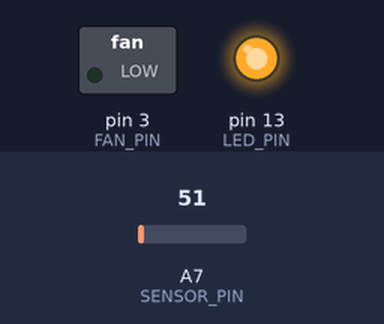
Simulated run of this sketch. Board: Arduino Nano, built with avr-gcc and run on an emulated ATmega328P. On the bench: switched loads named in the sketch (green lamp = pin HIGH), output pins drawn as LEDs (lit = HIGH). Dashed ring = blinking. The test bench sets the inputs (shaded band); at power-on: A7 (SENSOR_PIN) = 51. What the sketch prints to the serial monitor is not drawn.

Above: at 0.39 s.
0.9 s: A7 (SENSOR_PIN) set to 58
At 3.7 s:
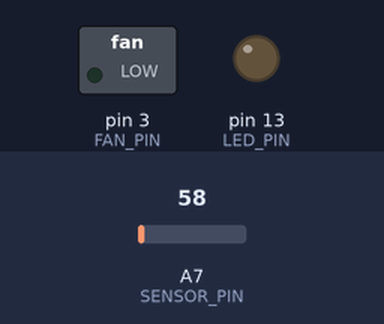
3.9 s: A7 (SENSOR_PIN) set to 30
At 45.35 s:
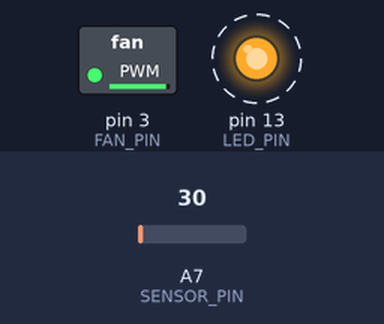
Timing chart, 0 to 47.0 s (numbered marks = the images above; inputs shaded):
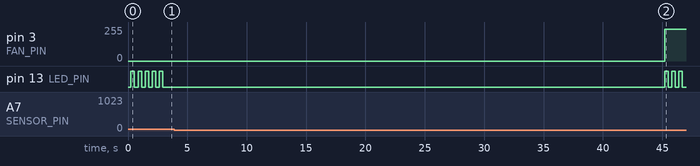

Measured:
- the behaviour switches between 54 and 55 on A7 (SENSOR_PIN) (found by bisection; images 0 and 1)

The sketch:

four.ino
```cpp
#define LED_PIN 13
#define FAN_PIN 3
#define SENSOR_PIN A7

#define FAN_MAX 255
#define FAN_MIN 31
#define FAN_OFF 0
#define FAN_SPEED_STEP 16
#define FAN_SETTLE_TIME 3000
#define FAN_SPEED_STEPS (int((FAN_MAX - FAN_MIN) / FAN_SPEED_STEP) + 1)
#define FAN_SPEED_MAX_STEP FAN_SPEED_STEPS
#define FAN_OPEN_DELAY 250
#define FAN_OPEN_STEP 25

#define SAMPLE_DELAY 10

#define SHORT_WINDOW 10
#define LONG_WINDOW 10000

#define FAN_PAUSE_DELAY 10

void blinky_delay(int del, int res=2){
  int times = res / 2;
  for(int i = 0; i < times; i++){
    digitalWrite(LED_PIN, HIGH);
    delay(del / res);
    digitalWrite(LED_PIN, LOW);
    delay(del / res);
  }
}

int current_fan_speed = 0;
int current_fan_speed_step = FAN_SPEED_MAX_STEP;
float mean_temp_accum = 0.0;
float last_mean_temp = 0.0;
float mean_trend_accum = 0.0;
float last_mean_trend = 0.0;

void fan_settle_delay(){
  // delay(FAN_SETTLE_TIME);
  blinky_delay(FAN_SETTLE_TIME, 10);
}

void set_fan_off(bool settle=true){
  // Serial.println("set fan off");
  digitalWrite(FAN_PIN, LOW);
  current_fan_speed = 0;
  if(settle)
    fan_settle_delay();
}

void set_fan_speed(int speed){
  Serial.print("sfs:");
  Serial.println(speed);
  if(speed <= 0){
    set_fan_off();
  } else {
    if(speed > FAN_SPEED_STEPS)
      speed = FAN_SPEED_STEPS;
    current_fan_speed = speed * FAN_SPEED_STEP - 1;
    current_fan_speed_step = speed;
    analogWrite(FAN_PIN, current_fan_speed);
    fan_settle_delay();
  }
}

void pause_fan(){
  set_fan_off(false);
  delay(FAN_PAUSE_DELAY);
}

void resume_fan(){
  if(current_fan_speed != 0){
    analogWrite(FAN_PIN, current_fan_speed);
  }
  // delay(FAN_PAUSE_DELAY);
}

void fan_opening(){
  Serial.println("opening");
  analogWrite(FAN_PIN, FAN_MAX);
  for(int i = FAN_MAX; i >= FAN_MIN; i -= FAN_OPEN_STEP){
    Serial.println(i);
    analogWrite(FAN_PIN, i);
    blinky_delay(FAN_OPEN_DELAY);
  }
}

float sample_temp(){
  int temp_adc_val;
  float temp_val, temp_c, temp_f;

  pause_fan();
  temp_adc_val = analogRead(SENSOR_PIN);
  resume_fan();

  temp_val = (temp_adc_val * 4.88);	/* Convert adc value to equivalent voltage */
  temp_c = (temp_val / 10.0);	/* LM35 gives output of 10mv/°C */
  temp_f = temp_c * (9.0 / 5.0) + 32.0;

  delay(SAMPLE_DELAY);
  return temp_f;
}

float mean_sample_temp(){
  float sample = sample_temp();
  mean_temp_accum -= last_mean_temp;
  mean_temp_accum += sample;
  last_mean_temp = mean_temp_accum / SHORT_WINDOW;

  mean_trend_accum -= last_mean_trend;
  mean_trend_accum += sample;
  last_mean_trend = mean_trend_accum / LONG_WINDOW;

  return last_mean_temp;
}

void prime_temp_sampler(){
  mean_temp_accum = sample_temp() * SHORT_WINDOW;

  for(int i = 0; i <= SHORT_WINDOW; i++){
    mean_sample_temp();
  }

  mean_trend_accum = mean_temp_accum * LONG_WINDOW / SHORT_WINDOW;
}

void setup() {
  Serial.begin(115200);

  pinMode(LED_PIN, OUTPUT);
  pinMode(FAN_PIN, OUTPUT);
  pinMode(SENSOR_PIN, INPUT);

  // fan_opening();
  prime_temp_sampler();

  while(true){
    Serial.println("test without fan");
    set_fan_speed(0);
    for(int i = 0; i < 2000; i++){
      float temp_f = mean_sample_temp();
      Serial.print("Temperature = ");
      Serial.println(temp_f);

      Serial.print("Trend = ");
      Serial.println(last_mean_trend > last_mean_temp ? "DOWN" : "UP");
    }

    Serial.println("test with fan");
    set_fan_speed(FAN_SPEED_MAX_STEP);
    for(int i = 0; i < 2000; i++){
      float temp_f = mean_sample_temp();
      Serial.print("Temperature2 = ");
      Serial.println(temp_f);

      Serial.print("Trend2 = ");
      Serial.println(last_mean_trend > last_mean_temp ? "DOWN" : "UP");
    }
  }

  // while(true){
  //   // int r = random(0, FAN_SPEED_STEPS+1);
  //   // Serial.print("Speed:");
  //   // Serial.println(r);
  //   // set_fan_speed(r);

  //   float temp_f = mean_sample_temp();
  //   Serial.print("Temperature = ");
  //   Serial.println(temp_f);

  //   Serial.print("Trend = ");
  //   Serial.println(last_mean_trend);
  // }
}

void loop() {
  int temp_adc_val;
  float temp_val, temp_c, temp_f;
  temp_adc_val = analogRead(SENSOR_PIN);
  temp_val = (temp_adc_val * 4.88);	/* Convert adc value to equivalent voltage */
  temp_c = (temp_val / 10.0);	/* LM35 gives output of 10mv/°C */
  temp_f = temp_c * (9.0 / 5.0) + 32.0;

  Serial.print("Temperature = ");
  Serial.println(temp_f);

  delay(1000);
}
```
